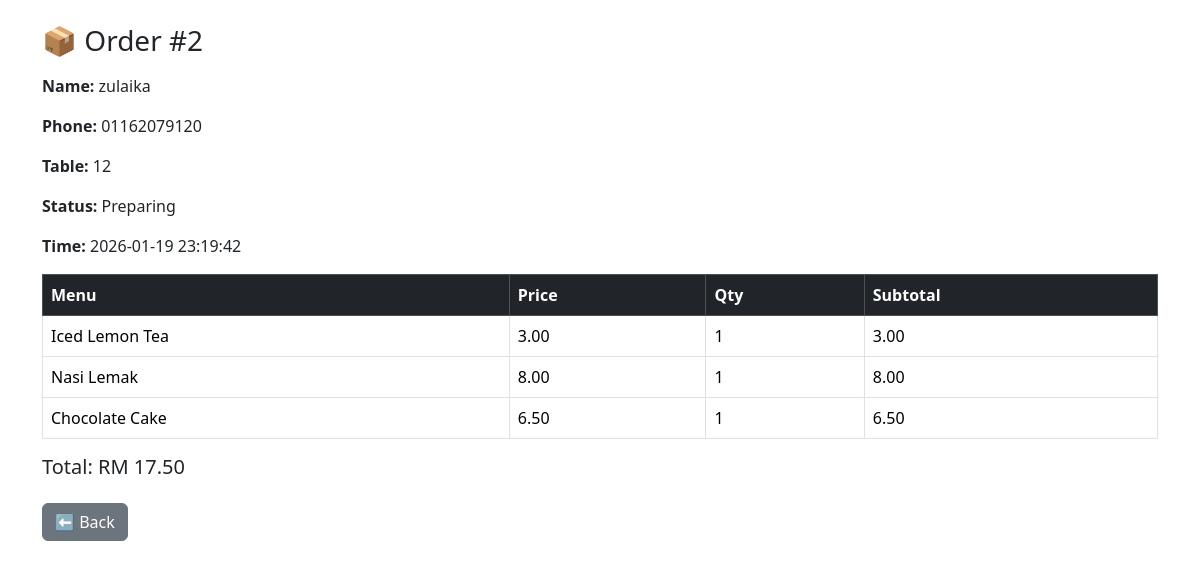
Page /eatbites/view_order.php?id=2 (signed in) on the committed database.
### tables this page shows
CREATE TABLE `orders` (
  `id` int(11) NOT NULL,
  `customer_name` varchar(100) DEFAULT NULL,
  `phone` varchar(20) DEFAULT NULL,
  `table_no` varchar(10) DEFAULT NULL,
  `total_price` decimal(8,2) DEFAULT NULL,
  `order_status` enum('pending','preparing','completed','canceled') DEFAULT 'pending',
  `order_time` datetime DEFAULT current_timestamp()
);

CREATE TABLE `order_items` (
  `id` int(11) NOT NULL,
  `order_id` int(11) DEFAULT NULL,
  `menu_id` int(11) DEFAULT NULL,
  `menu_name` varchar(100) DEFAULT NULL,
  `price` decimal(6,2) DEFAULT NULL,
  `quantity` int(11) DEFAULT NULL,
  `subtotal` decimal(8,2) DEFAULT NULL
);

### eatbites/view_order.php (the view, shortened to what this page needs)
<?php
$con = mysqli_connect("localhost", "root", "", "eatbites")
    or die(mysqli_connect_error());
$order_id = $_GET['id'];
$order = mysqli_fetch_assoc(
    mysqli_query($con, "SELECT * FROM orders WHERE id='$order_id'")
);
$items = mysqli_query($con,
    "SELECT * FROM order_items WHERE order_id='$order_id'"
);
?>
<!DOCTYPE html>
<html>
<head>
    <link href="https://cdn.jsdelivr.net/npm/bootstrap@5.3.8/dist/css/bootstrap.min.css" rel="stylesheet">
</head>
<body>
<div class="container mt-4">
    <h3 class="mb-3">📦 Order #<?php echo $order_id; ?></h3>
    <p><strong>Name:</strong> <?php echo $order['customer_name']; ?></p>
    <p><strong>Phone:</strong> <?php echo $order['phone']; ?></p>
    <p><strong>Table:</strong> <?php echo $order['table_no']; ?></p>
    <p><strong>Status:</strong> <?php echo ucfirst($order['order_status']); ?></p>
    <p><strong>Time:</strong> <?php echo $order['order_time']; ?></p>
    <table class="table table-bordered mt-3">
        <thead class="table-dark">
            <tr>
                <th>Menu</th>
                <th>Price</th>
                <th>Qty</th>
                <th>Subtotal</th>
            </tr>
        </thead>
        <tbody>
        <?php while ($item = mysqli_fetch_assoc($items)) { ?>
            <tr>
                <td><?php echo $item['menu_name']; ?></td>
                <td><?php echo number_format($item['price'],2); ?></td>
                <td><?php echo $item['quantity']; ?></td>
                <td><?php echo number_format($item['subtotal'],2); ?></td>
            </tr>
        <?php } ?>
        </tbody>
    </table>
    <h5>Total: RM <?php echo number_format($order['total_price'],2); ?></h5>
    <a href="admin.php" class="btn btn-secondary mt-3">⬅ Back</a>
</div>
</body>
</html>

### rows in the picture
orders: customer_name "zulaika", phone "01162079120", table_no "12", order_status "Preparing", order_time "2026-01-19 23:19:42", total_price "17.50"
order_items: menu_name "Iced Lemon Tea", price "3.00", quantity "1", subtotal "3.00"
order_items: menu_name "Nasi Lemak", price "8.00", quantity "1", subtotal "8.00"
order_items: menu_name "Chocolate Cake", price "6.50", quantity "1", subtotal "6.50"

### other values in the picture
$order_id "2"
